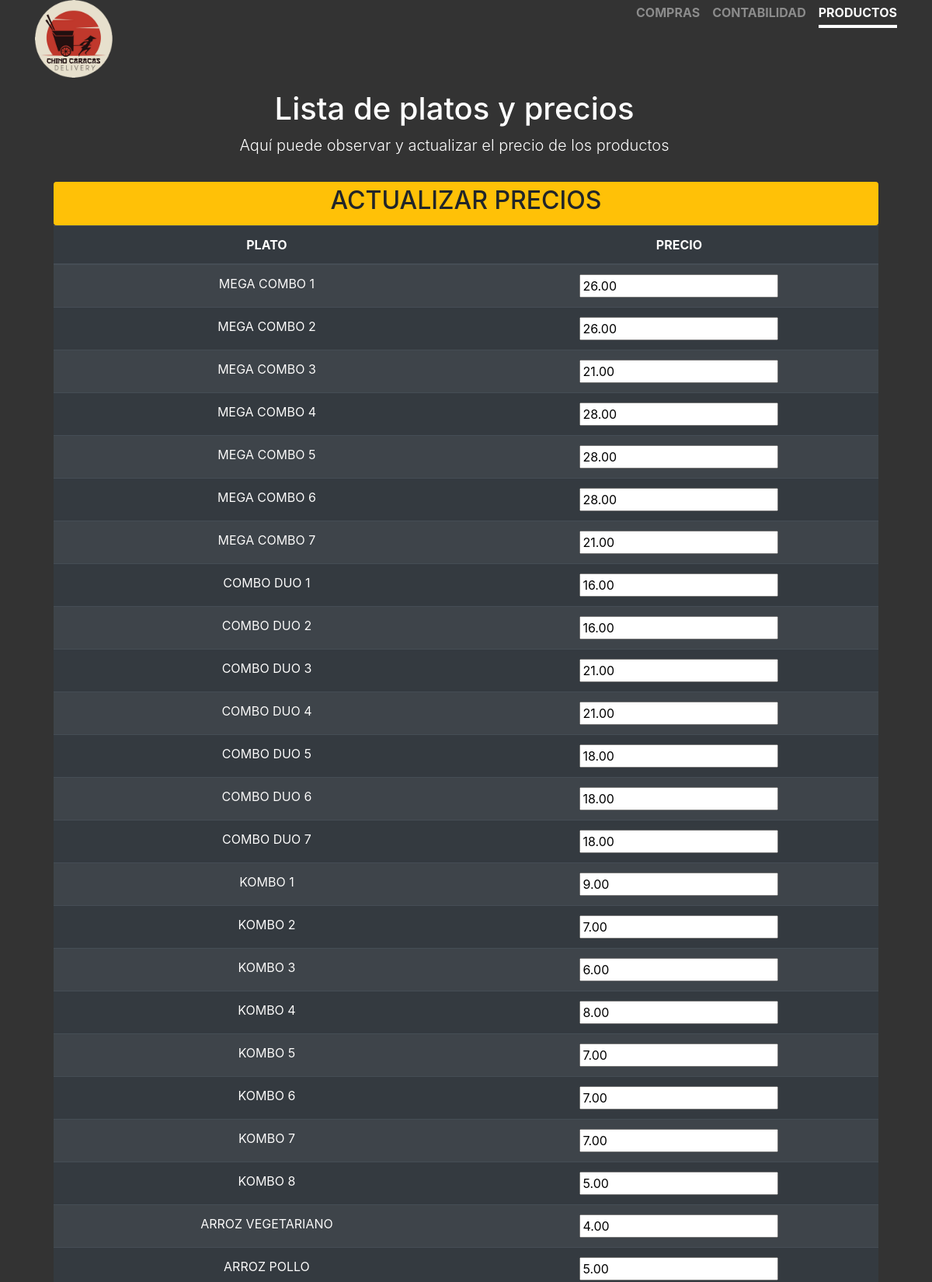
Page /menu.php (upper part) on the committed database.
### tables this page shows
CREATE TABLE `menus` (
  `plato` varchar(60) DEFAULT NULL,
  `precio` decimal(20,2) NOT NULL,
  `id` int(20) NOT NULL
);

### menu.php (the view, shortened to what this page needs)
<?php
include('delivery.php');
$consmenu = "SELECT plato,precio,id from menus";
$resmenu  = $conex->query($consmenu);
?>
<!doctype html>
<html lang="es">
<head>
  <link rel="stylesheet" href="https://cdn.jsdelivr.net/npm/bootstrap@4.5.3/dist/css/bootstrap.min.css">
  <link href="./estilos.css" rel="stylesheet">
  <head>
  </head>
<body class="text-center">
  <div class="container">
    <header class="masthead mb-auto">
      <div class="inner">
        <img src="./img/logo.png" width="100em" height="100em" class="masthead-brand">
        <nav class="nav nav-masthead justify-content-center">
          <a class="nav-link" href="./">COMPRAS</a>
          <a class="nav-link" href="./contabilidad.php">CONTABILIDAD</a>
          <a class="nav-link active" href="./menu.php">PRODUCTOS</a>
        </nav>
      </div>
    </header>
    <div class="row w-100 p-3">
      <div class="col">
        <h1 class="cover-heading">Lista de platos y precios</h1>
        <p class="lead">Aquí puede observar y actualizar el precio de los productos</p>
      </div>
    </div>
    <main role="main" class="inner cover">
      <form class="form" id="actualizaPrecios" onsubmit="alert('Actualizando precios')" action="registrar_menu.php" method="POST">
        <button type="submit" class="btn btn-sm btn-warning btn-block">
          <h2>ACTUALIZAR PRECIOS</h2>
        </button>
        <table class="table table-dark table-striped table-hover">
          <thead>
            <tr>
              <th scope="col">PLATO</th>
              <th scope="col">PRECIO</th>
            </tr>
          </thead>
          <?php foreach ($resmenu as $row_menu) {
          ?>
          <?php
            echo '<tr scope="row">';
            $plato = $row_menu['plato'];
            $precio = $row_menu['precio'];
            $id = $row_menu['id'];
            echo "<td>" . $plato . "</td>";
            echo "<td><input type='number' value='$precio' min='0' step='.01' id='$id' name='$id'></input></td>";
            echo '</tr>';
          }
          ?>
        </table>
      </form>
    </main>
  </div>
</body>
</html>

### estilos.css (style rules this page uses)
a, a:focus, a:hover { color: #fff; }
html, body { background-color: #333; }
body { display: -ms-flexbox; color: #fff; text-shadow: 0 0 0 rgba(0, 0, 0, 0.5); }
.masthead { margin-bottom: 2rem; }
.masthead-brand { margin-bottom: 0; }
.nav-masthead .nav-link { padding: 0.25rem 0; font-weight: 700; color: rgba(255, 255, 255, 0.5); background-color: transparent; border-bottom: 0.25rem solid transparent; }
.nav-masthead .nav-link + .nav-link { margin-left: 1rem; }
.nav-masthead .active { color: #fff; border-bottom-color: #fff; }
@media (min-width: 48em) { .masthead-brand { float: left; } }
@media (min-width: 48em) { .nav-masthead { float: right; } }
.cover { padding: 0 1.5rem; }

### rows in the picture
menus: plato "MEGA COMBO 1", precio "26.00"
menus: plato "MEGA COMBO 2", precio "26.00"
menus: plato "MEGA COMBO 3", precio "21.00"
menus: plato "MEGA COMBO 4", precio "28.00"
menus: plato "MEGA COMBO 5", precio "28.00"
menus: plato "MEGA COMBO 6", precio "28.00"
menus: plato "MEGA COMBO 7", precio "21.00"
menus: plato "COMBO DUO 1", precio "16.00"
menus: plato "COMBO DUO 2", precio "16.00"
menus: plato "COMBO DUO 3", precio "21.00"
menus: plato "COMBO DUO 4", precio "21.00"
menus: plato "COMBO DUO 5", precio "18.00"
menus: plato "COMBO DUO 6", precio "18.00"
menus: plato "COMBO DUO 7", precio "18.00"
menus: plato "KOMBO 1", precio "9.00"
menus: plato "KOMBO 2", precio "7.00"
menus: plato "KOMBO 3", precio "6.00"
menus: plato "KOMBO 4", precio "8.00"
menus: plato "KOMBO 5", precio "7.00"
menus: plato "KOMBO 6", precio "7.00"
menus: plato "KOMBO 7", precio "7.00"
menus: plato "KOMBO 8", precio "5.00"
menus: plato "ARROZ VEGETARIANO", precio "4.00"
menus: plato "ARROZ POLLO", precio "5.00"
